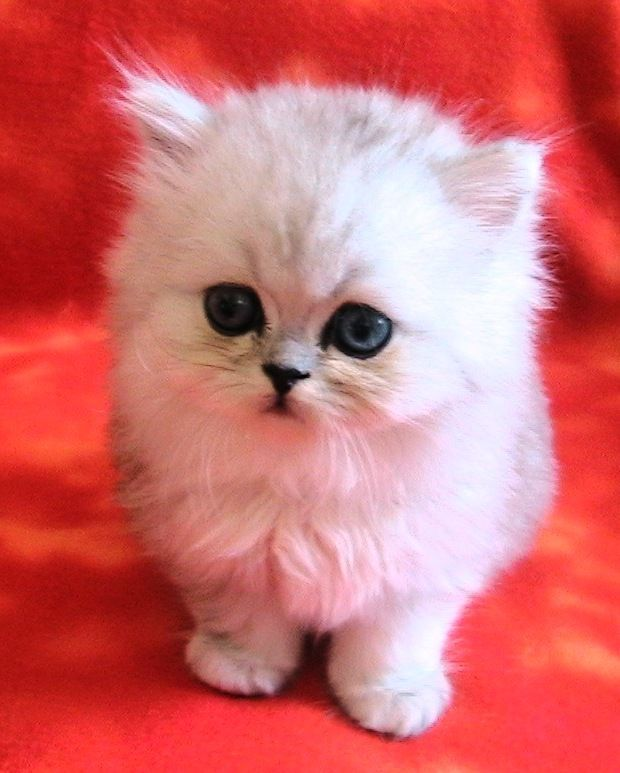
#> input picture pictures/cat.jpg, 620 x 773 px
$ python thresh.py
#> lines starting #> are read from the running program, lines starting #| are printed output that depends on the picture; after the words box and inside, x2 and y2 are one past the last pixel; in counts of white or black regions, pixels touching at a corner belong together
# binarizing an image and thresholding

import cv2 as cv

img = cv.imread('pictures/cat.jpg')
#> img is the input picture: shape (773, 620, 3); mean B, G, R 109.5, 107.7, 210.6
cv.imshow('cat', img)

gray = cv.cvtColor(img, cv.COLOR_BGR2GRAY)
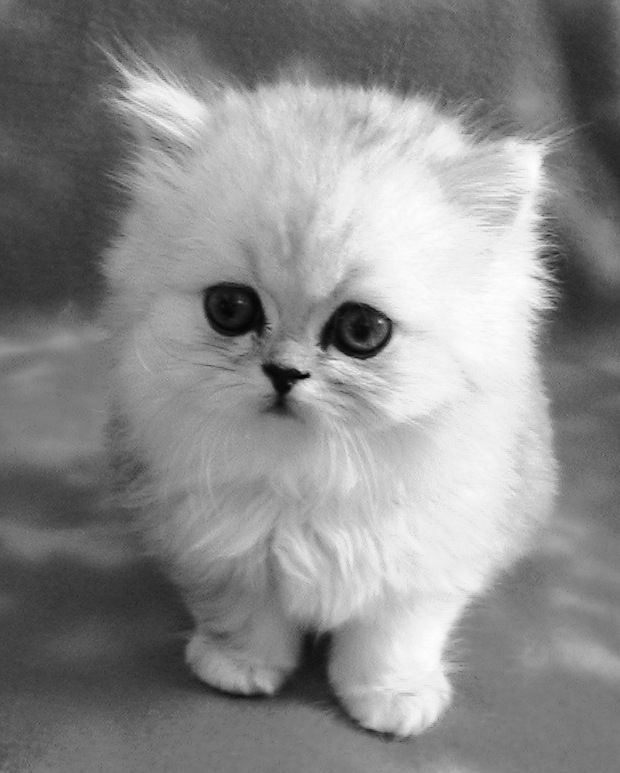
#> gray: shape (773, 620); min 1, max 254, mean 138.7
cv.imshow('grayscale', gray)


''' simple thresholding '''
threshold, thresh = cv.threshold(src=gray, thresh=150, maxval=255, type=cv.THRESH_BINARY)
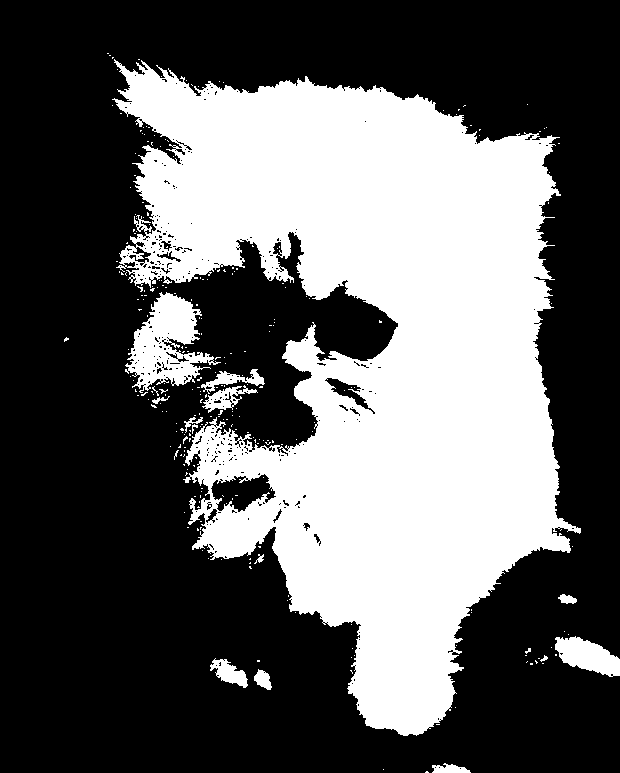
#> thresh: shape (773, 620); 37.1% white; 261 white regions (247 under 20 px), largest, box (x1, y1, x2, y2) and area: (112, 59, 581, 736) 168427, (125, 292, 221, 393) 4565, (555, 636, 620, 677) 1623
# thresh variable holds the image
# threshold holds the threshold value in this case '150'
cv.imshow('Simple Threshold', thresh)

threshold, thresh_inv = cv.threshold(src=gray, thresh=150, maxval=255, type=cv.THRESH_BINARY_INV)
cv.imshow('Simple Threshold Inverse', thresh_inv)

''' Adaptive Threshold '''
# the computer will iself find the threshold valuee to binarize
adaptive_thresh = cv.adaptiveThreshold(src=gray, maxValue=255, adaptiveMethod=cv.ADAPTIVE_THRESH_MEAN_C, thresholdType=cv.THRESH_BINARY, blockSize=15, C=6)
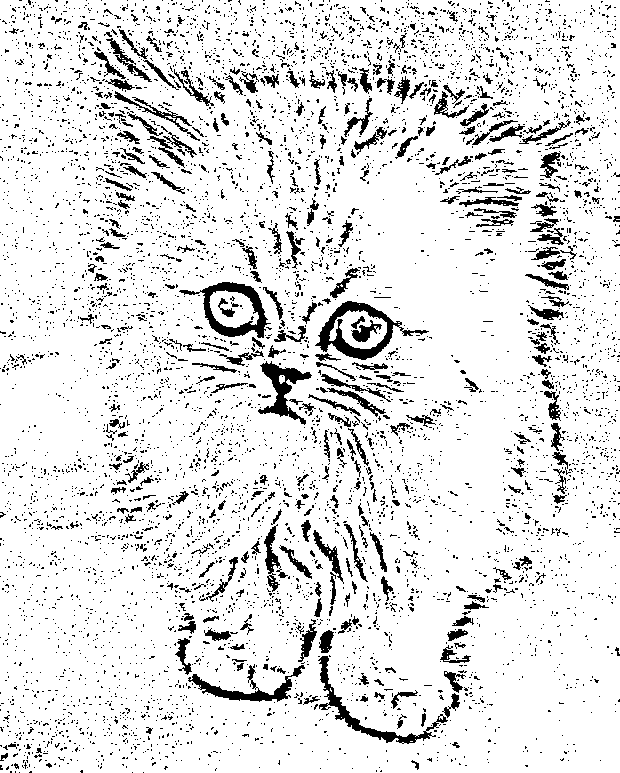
#> adaptive_thresh: shape (773, 620); 88.8% white; 6335 black regions (5949 under 20 px), largest, box (x1, y1, x2, y2) and area: (315, 301, 429, 360) 1719, (179, 282, 271, 338) 1495, (318, 656, 448, 744) 1311
'''
adaptiveMethode -> in this case it is mean value, so it taes the mean value of the near by block
blocksize -> kernel size
C -> an integer value u can subtract from the mean value inorder to fine tune the threshold
'''
cv.imshow('adaptive thresholding', adaptive_thresh)


cv. waitKey(0)
